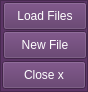
   <widget class="QFrame" name="File">
    <property name="geometry">
     <rect>
      <x>12</x>
      <y>32</y>
      <width>88</width>
      <height>92</height>
     </rect>
    </property>
    <property name="styleSheet">
     <string notr="true">background-color: rgb(92, 53, 102);</string>
    </property>
    <property name="frameShape">
     <enum>QFrame::StyledPanel</enum>
    </property>
    <property name="frameShadow">
     <enum>QFrame::Raised</enum>
    </property>
    <widget class="QPushButton" name="FileCloseButton">
     <property name="geometry">
      <rect>
       <x>2</x>
       <y>61</y>
       <width>84</width>
       <height>28</height>
      </rect>
     </property>
     <property name="styleSheet">
      <string notr="true">color: rgb(255, 255, 255);</string>
     </property>
     <property name="text">
      <string>Close x</string>
     </property>
    </widget>
    <widget class="QPushButton" name="MainNewFile">
     <property name="geometry">
      <rect>
       <x>3</x>
       <y>31</y>
       <width>84</width>
       <height>28</height>
      </rect>
     </property>
     <property name="styleSheet">
      <string notr="true">color: rgb(255, 255, 255);</string>
     </property>
     <property name="text">
      <string>New File</string>
     </property>
    </widget>
    <widget class="QPushButton" name="MainLoadFile">
     <property name="geometry">
      <rect>
       <x>3</x>
       <y>2</y>
       <width>84</width>
       <height>28</height>
      </rect>
     </property>
     <property name="styleSheet">
      <string notr="true">color: rgb(255, 255, 255);</string>
     </property>
     <property name="text">
      <string>Load Files</string>
     </property>
    </widget>
   </widget>
